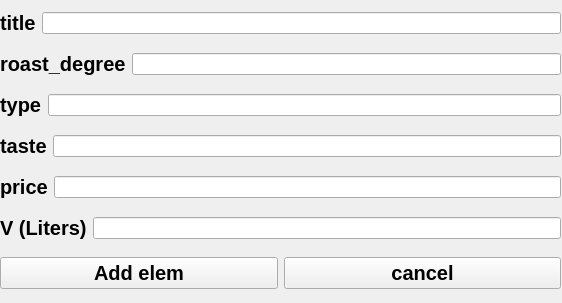
<?xml version="1.0" encoding="UTF-8"?>
<ui version="4.0">
 <class>Form</class>
 <widget class="QWidget" name="Form">
  <property name="geometry">
   <rect>
    <x>0</x>
    <y>0</y>
    <width>562</width>
    <height>303</height>
   </rect>
  </property>
  <property name="windowTitle">
   <string>Form</string>
  </property>
  <widget class="QWidget" name="verticalLayoutWidget">
   <property name="geometry">
    <rect>
     <x>0</x>
     <y>0</y>
     <width>561</width>
     <height>301</height>
    </rect>
   </property>
   <layout class="QVBoxLayout" name="verticalLayout">
    <item>
     <layout class="QHBoxLayout" name="horizontalLayout">
      <item>
       <widget class="QLabel" name="label">
        <property name="font">
         <font>
          <pointsize>15</pointsize>
          <weight>75</weight>
          <bold>true</bold>
         </font>
        </property>
        <property name="text">
         <string>title</string>
        </property>
       </widget>
      </item>
      <item>
       <widget class="QLineEdit" name="rw_1"/>
      </item>
     </layout>
    </item>
    <item>
     <layout class="QHBoxLayout" name="horizontalLayout_2">
      <item>
       <widget class="QLabel" name="label_2">
        <property name="font">
         <font>
          <pointsize>15</pointsize>
          <weight>75</weight>
          <bold>true</bold>
         </font>
        </property>
        <property name="text">
         <string>roast_degree</string>
        </property>
       </widget>
      </item>
      <item>
       <widget class="QLineEdit" name="rw_2"/>
      </item>
     </layout>
    </item>
    <item>
     <layout class="QHBoxLayout" name="horizontalLayout_3">
      <item>
       <widget class="QLabel" name="label_3">
        <property name="font">
         <font>
          <pointsize>15</pointsize>
          <weight>75</weight>
          <bold>true</bold>
         </font>
        </property>
        <property name="text">
         <string>type</string>
        </property>
       </widget>
      </item>
      <item>
       <widget class="QLineEdit" name="rw_3"/>
      </item>
     </layout>
    </item>
    <item>
     <layout class="QHBoxLayout" name="horizontalLayout_4">
      <item>
       <widget class="QLabel" name="label_4">
        <property name="font">
         <font>
          <pointsize>15</pointsize>
          <weight>75</weight>
          <bold>true</bold>
         </font>
        </property>
        <property name="text">
         <string>taste</string>
        </property>
       </widget>
      </item>
      <item>
       <widget class="QLineEdit" name="rw_4"/>
      </item>
     </layout>
    </item>
    <item>
     <layout class="QHBoxLayout" name="horizontalLayout_5">
      <item>
       <widget class="QLabel" name="label_5">
        <property name="font">
         <font>
          <pointsize>15</pointsize>
          <weight>75</weight>
          <bold>true</bold>
         </font>
        </property>
        <property name="text">
         <string>price</string>
        </property>
       </widget>
      </item>
      <item>
       <widget class="QLineEdit" name="rw_5"/>
      </item>
     </layout>
    </item>
    <item>
     <layout class="QHBoxLayout" name="horizontalLayout_6">
      <item>
       <widget class="QLabel" name="label_6">
        <property name="font">
         <font>
          <pointsize>15</pointsize>
          <weight>75</weight>
          <bold>true</bold>
         </font>
        </property>
        <property name="text">
         <string>V (Liters)</string>
        </property>
       </widget>
      </item>
      <item>
       <widget class="QLineEdit" name="rw_6"/>
      </item>
     </layout>
    </item>
    <item>
     <layout class="QHBoxLayout" name="horizontalLayout_7">
      <item>
       <widget class="QPushButton" name="pushButton">
        <property name="font">
         <font>
          <pointsize>15</pointsize>
          <weight>75</weight>
          <bold>true</bold>
         </font>
        </property>
        <property name="text">
         <string>Add elem</string>
        </property>
       </widget>
      </item>
      <item>
       <widget class="QPushButton" name="pushButton_2">
        <property name="font">
         <font>
          <pointsize>15</pointsize>
          <weight>75</weight>
          <bold>true</bold>
         </font>
        </property>
        <property name="text">
         <string>cancel</string>
        </property>
       </widget>
      </item>
     </layout>
    </item>
   </layout>
  </widget>
 </widget>
 <resources/>
 <connections/>
</ui>
